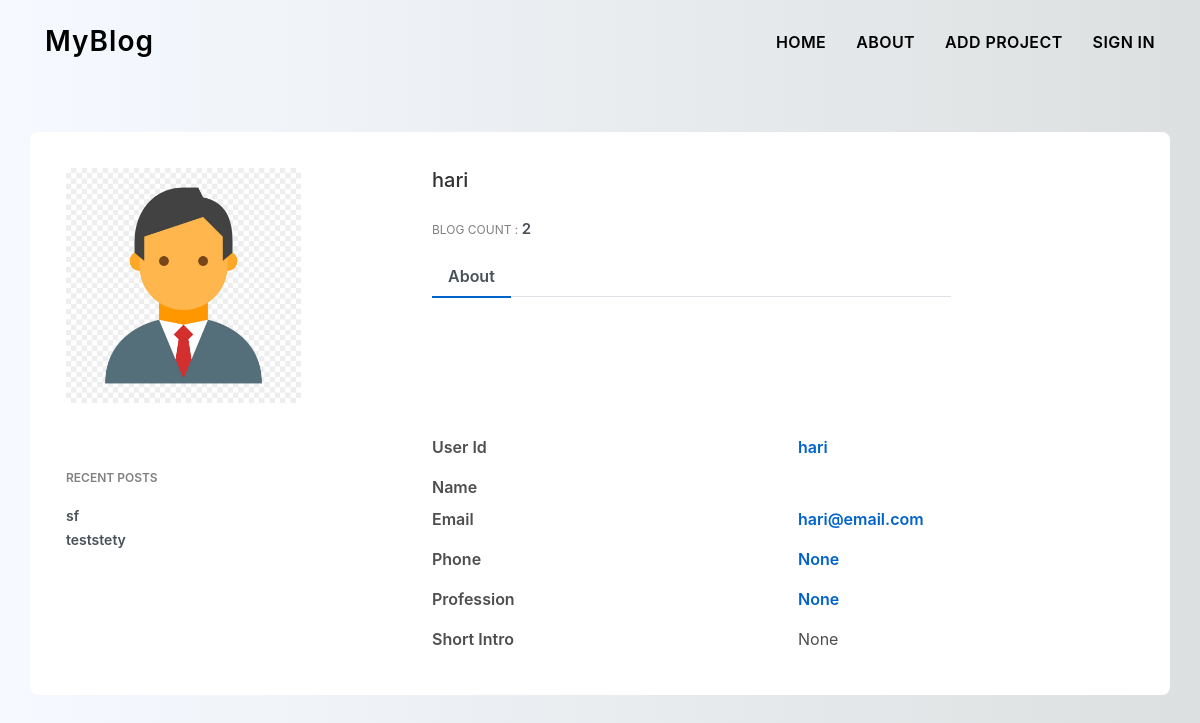
Page /users/profile/a23c6814d1ce4950a1465eda507f38b7/ on the committed database.
### users/models.py (models this page shows, shortened)
class Profile(models.Model):
    user = models.OneToOneField(User, on_delete=models.CASCADE, null=True, blank=True)
    name = models.CharField(max_length=200, null=True, blank=True)
    username = models.CharField(max_length=200, null=True, blank=True)
    email = models.EmailField(max_length=400, unique=True,null=True, blank=True)
    profile_image = ResizedImageField(size=[250, 250], blank=True, null=True, default='images/profile_img/default.jpg', upload_to='images/profile_img/')
    short_intro = models.CharField(max_length=600, null=True, blank=True)
    website_link = models.URLField(max_length=800, null=True, blank=True)
    phone = models.PositiveIntegerField(null=True, blank=True)#, validators=[MaxValueValidator(9999999999)])
    profession = models.CharField(max_length=20, null=True, blank=True)
    created = models.DateTimeField(auto_now_add=True)
    id = models.UUIDField(default=uuid.uuid4, primary_key=True, editable=False, unique=True)
    def getimageurl(self):
        try:
            url = self.profile_image.url
        except:
            url = ''
        return url

### blogs/models.py (models this page shows, shortened)
class Article(models.Model):
    owner = models.ForeignKey(Profile, on_delete=models.SET_NULL, blank=True, null=True)
    heading = models.CharField(max_length=200)
    discription = models.CharField(max_length=300)
    category = models.CharField(max_length=100, null=True, blank=True)
    featured_image = ResizedImageField("Thumbnail Image",size=[1200,720], null=True, blank=True, default='images/blog_img/no-photo.jpg', upload_to='images/blog_img/')
    text_field =  RichTextUploadingField("Content",null=True, blank=True)
    tags = models.ManyToManyField('Tag', blank=True)
    comment_total = models.IntegerField(default=0, null=True, blank=True)
    created = models.DateTimeField(auto_now_add=True)
    id = models.UUIDField(default=uuid.uuid4,
                          primary_key=True, editable=False, unique=True)

### users/views.py (the view)
# urls.py: path('profile/<str:pk>/', views.profile, name='profile'),
def profile(request, pk):
    profile = Profile.objects.get(id=pk)
    count = profile.article_set.all()
    articles = profile.article_set.all().order_by('created')[:5]
    context = {'profile': profile, 'blog_count': len(count), 'articles': articles}
    return render(request, 'users/profile.html', context)

### users/templates/users/profile.html (shortened to what this page needs)
{% extends 'main.html' %}
{% load static %}
{% block content %}
<br>
<br>
<div class="container emp-profile">
            <form method="post">
                <div class="row">
                    <div class="col-md-4">
                        <div class="profile-img">
                            <img src="{{ profile.getimageurl }}" alt="profile-image"/>
                        </div>
                    </div>
                    <div class="col-md-6">
                        <div class="profile-head">
                                    <h5>
                                        {{ profile.user.username }}
                                    </h5>
                                    <p class="proile-rating">BLOG COUNT : <span>{{blog_count}}</span></p>
                            <ul class="nav nav-tabs" id="myTab" role="tablist">
                                <li class="nav-item">
                                    <a class="nav-link active" id="home-tab" data-toggle="tab" href="#home" role="tab" aria-controls="home" aria-selected="true">About</a>
                                </li>
                            </ul>
                        </div>
                    </div>
                </div>
                <div class="row">
                    <div class="col-md-4">
                        <div class="profile-work">
                            {% if blog_count is not None %}
                            <p>RECENT POSTS</p>
                            {% for article in articles %}
                            <a href="{% url 'article' article.id %}">{{ article.heading }}</a><br/>
                            {% endfor %}
                            {% endif %}
                        </div>
                    </div>
                    <div class="col-md-8">
                        <div class="tab-content profile-tab" id="myTabContent">
                            <div class="tab-pane fade show active" id="home" role="tabpanel" aria-labelledby="home-tab">
                                        <div class="row">
                                            <div class="col-md-6">
                                                <label>User Id</label>
                                            </div>
                                            <div class="col-md-6">
                                                <p>{{ profile.username }}</p>
                                            </div>
                                        </div>
                                        <div class="row">
                                            <div class="col-md-6">
                                                <label>Name</label>
                                            </div>
                                            <div class="col-md-6">
                                            </div>
                                        </div>
                                        <div class="row">
                                            <div class="col-md-6">
                                                <label>Email</label>
                                            </div>
                                            <div class="col-md-6">
                                                <p>{{ profile.email }}</p>
                                            </div>
                                        </div>
                                        <div class="row">
                                            <div class="col-md-6">
                                                <label>Phone</label>
                                            </div>
                                            <div class="col-md-6">
                                                <p>{{ profile.phone }}</p>
                                            </div>
                                        </div>
                                        <div class="row">
                                            <div class="col-md-6">
                                                <label>Profession</label>
                                            </div>
                                            <div class="col-md-6">
                                                <p>{{ profile.profession }}</p>
                                            </div>
                                        </div>
                                        <div class="row">
                                            <div class="col-md-6">
                                                <label>Short Intro</label>
                                            </div>
                                            <div class="col-md-6">
                                                {{ profile.short_intro }}
                                            </div>
                                        </div>
                            </div>
                        </div>
                    </div>
                </div>
            </form>
        </div>
        {% endblock %}

### static/styles/profile.css (style rules this page uses)
body { background: -webkit-linear-gradient(left, #f6f9ff, #dde0e0); }
.emp-profile { padding: 3%; margin-top: 3%; margin-bottom: 3%; border-radius: 0.5rem; background: #fff; }
.profile-img img { width: 70%; height: 100%; margin-bottom: 2em; }
.profile-head h5 { color: #333; }
.proile-rating { font-size: 12px; color: #818182; margin-top: 5%; }
.proile-rating span { color: #495057; font-size: 15px; font-weight: 600; }
.profile-head .nav-tabs { margin-bottom:5%; }
.profile-head .nav-tabs .nav-link { font-weight:600; border: none; }
.profile-head .nav-tabs .nav-link.active { border: none; border-bottom:2px solid #0062cc; }
.profile-work p { font-size: 12px; color: #818182; font-weight: 600; margin-top: 10%; }
.profile-work a { text-decoration: none; color: #495057; font-weight: 600; font-size: 14px; }
.profile-tab label { font-weight: 600; }
.profile-tab p { font-weight: 600; color: #0062cc; }

### static/styles/style.css (style rules this page uses)
body { background-color: #f6f9ff; color: #4e4e4e; }
h1, h2, h3, h4, h5, h6 { color: #1e1e1e; }
a { color: #1e1e1e; text-decoration: none; transition: all 0.5s ease-in-out; }

### rows in the picture
Profile: getimageurl (placeholder picture), user.username "hari", username "hari", email "hari@email.com", phone "None", profession "None", short_intro "None"
Article: heading "sf"
Article: heading "teststety"

### other values in the picture
{{ blog_count }} "2"
